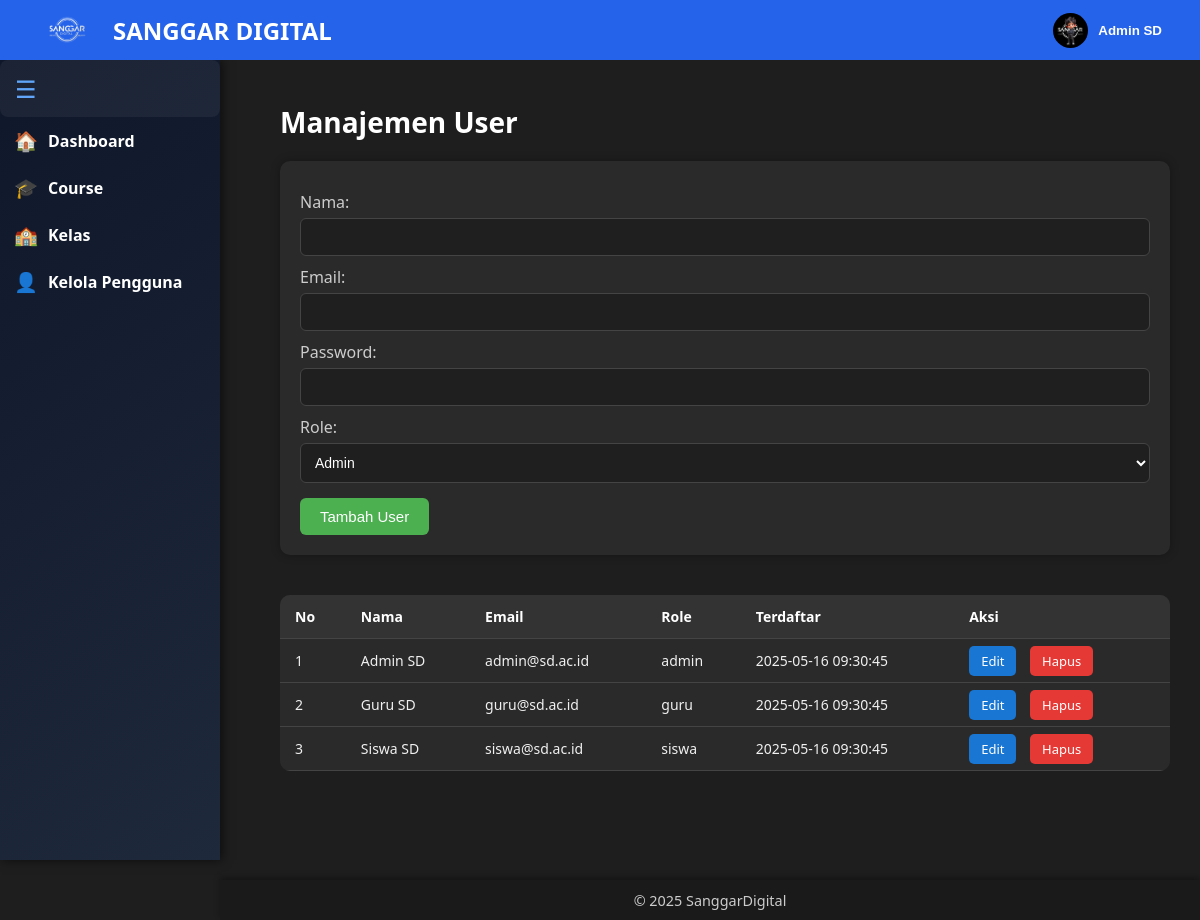
The app's page /users/manage_user.php (signed in) with its own data.
### tables this page shows
CREATE TABLE `users` (
  `id` int(11) NOT NULL,
  `name` varchar(100) DEFAULT NULL,
  `email` varchar(100) DEFAULT NULL,
  `password` varchar(255) DEFAULT NULL,
  `role` enum('admin','guru','siswa') DEFAULT 'siswa',
  `created_at` timestamp NOT NULL DEFAULT current_timestamp(),
  `photo` varchar(255) DEFAULT NULL
);

### users/manage_user.php (the view, shortened to what this page needs)
<?php
include '../config/db.php';
include __DIR__ . '/../partials/navbaradmin.php';
include __DIR__ . '/../partials/sidebaradmin.php';
$edit_user = null;
$users = mysqli_query($conn, "SELECT * FROM users ORDER BY created_at DESC");
?>
<!DOCTYPE html>
<html lang="id">
<head>
</head>
<body>
<div class="main-content">
    <h2>Manajemen User</h2>
    <form method="POST" autocomplete="off">
        <label for="name">Nama:</label>
        <input type="text" id="name" name="name" value="<?= htmlspecialchars($edit_user['name'] ?? '') ?>" required>
        <label for="email">Email:</label>
        <input type="email" id="email" name="email" value="<?= htmlspecialchars($edit_user['email'] ?? '') ?>" required <?= $edit_user ? 'readonly' : '' ?>>
        <?php if (!$edit_user): ?>
            <label for="password">Password:</label>
            <input type="password" id="password" name="password" required>
        <?php endif; ?>
        <label for="role">Role:</label>
        <select id="role" name="role" required>
            <option value="admin" <?= ($edit_user['role'] ?? '') === 'admin' ? 'selected' : '' ?>>Admin</option>
        </select>
        <button type="submit" name="<?= $edit_user ? 'update' : 'tambah' ?>">
            <?= $edit_user ? 'Update User' : 'Tambah User' ?>
        </button>
    </form>
    <table>
        <thead>
        <tr>
            <th>No</th>
            <th>Nama</th>
            <th>Email</th>
            <th>Role</th>
            <th>Terdaftar</th>
            <th>Aksi</th>
        </tr>
        </thead>
        <tbody>
        <?php $no = 1; while($user = mysqli_fetch_assoc($users)): ?>
            <tr>
                <td><?= $no++ ?></td>
                <td><?= htmlspecialchars($user['name']) ?></td>
                <td><?= htmlspecialchars($user['email']) ?></td>
                <td><?= htmlspecialchars($user['role']) ?></td>
                <td><?= htmlspecialchars($user['created_at']) ?></td>
                <td class="action">
                    <a href="?edit=<?= $user['id'] ?>">Edit</a>
                    <a href="?hapus=<?= $user['id'] ?>" class="danger" onclick="return confirm('Yakin hapus user ini?')">Hapus</a>
                </td>
            </tr>
        <?php endwhile; ?>
        </tbody>
    </table>
</div>
</body>
</html>
<?php
include __DIR__ . '/../partials/footer.php';
?>

### partials/navbaradmin.php (shortened to what this page needs)
<?php
require_once '../config/db.php';
if (!isset($_SESSION['user_id'])) {
    $username = 'Admin';
    $photo = 'assets/profile.jpg';
} else {
    $user_id = $_SESSION['user_id'];
    $query = $conn->prepare("SELECT name, photo FROM users WHERE id = ?");
    $query->bind_param("i", $user_id);
    $query->execute();
    $result = $query->get_result();
    if ($result && $result->num_rows > 0) {
        $user = $result->fetch_assoc();
        $username = htmlspecialchars($user['name']);
        $photo = !empty($user['photo']) ? $user['photo'] : 'assets/profile.jpg';
    } else {
        $username = 'Admin';
        $photo = 'assets/profile.jpg';
    }
}
?>
<nav style="
  background-color: #2563eb;
  padding: 1rem 2rem;
  color: white;
  font-family: 'Segoe UI', Tahoma, Geneva, Verdana, sans-serif;
  position: fixed;
  top: 0;
  left: 0;
  width: 100%;
  height: 60px;
  display: flex;
  justify-content: space-between;
  align-items: center;
  z-index: 1000;
  box-sizing: border-box;
">
  <div style="display: flex; align-items: center; gap: 10px;">
    <img src="../logo.png" alt="Logo" style="height: 40px; object-fit: contain;">
    <div style="font-weight: 700; font-size: 1.5rem;">
      SANGGAR DIGITAL
    </div>
  </div>
  <div style="display: flex; align-items: center; position: relative;">
    <button id="profileToggle" style="
        background: none;
        border: none;
        color: white;
        cursor: pointer;
        display: flex;
        align-items: center;
    ">
      <img src="/sanggardigital/<?= htmlspecialchars($photo) ?>" alt="Profile"
        style="width:35px; height:35px; border-radius:50%; margin-right:10px; object-fit: cover;">
      <span style="font-weight:600; user-select:none;"><?= $username ?></span>
    </button>
  </div>
</nav>

### users/manage_user.php (style rules this page uses)
body { margin: 0; font-family: 'Segoe UI', sans-serif; background-color: #1e1e1e; color: #f0f0f0; }
.main-content { margin-left: 250px; padding: 80px 30px 40px 30px; min-height: 100vh; }
.main-content h2 { margin-bottom: 20px; font-size: 28px; color: #fff; }
form { background-color: #2a2a2a; padding: 20px; border-radius: 10px; margin-bottom: 40px; box-shadow: 0 0 10px rgba(0,0,0,0.3); }
form label { display: block; margin-top: 10px; color: #ccc; font-weight: 500; }
form input, form select { width: 100%; padding: 10px; margin-top: 5px; border-radius: 6px; border: 1px solid #444; background-color: #1f1f1f; color: white; font-size: 14px; }
form button { margin-top: 15px; padding: 10px 20px; background-color: #4caf50; border: none; color: white; border-radius: 6px; font-size: 15px; cursor: pointer; transition: background 0.3s; }
table { width: 100%; border-collapse: collapse; background-color: #2a2a2a; border-radius: 10px; overflow: hidden; }
table th, table td { padding: 12px 15px; border-bottom: 1px solid #444; text-align: left; font-size: 14px; }
table th { background-color: #333; color: #fff; }
td.action a { margin-right: 10px; text-decoration: none; padding: 6px 12px; border-radius: 5px; font-size: 13px; }
td.action a.danger { background-color: #e53935; color: white; }
td.action a:not(.danger) { background-color: #1976d2; color: white; }

### records on screen
users: photo (picture), name "Admin SD", email "admin@sd.ac.id", role "admin", created_at "2025-05-16 09:30:45"
users: name "Guru SD", email "guru@sd.ac.id", role "guru", created_at "2025-05-16 09:30:45"
users: name "Siswa SD", email "siswa@sd.ac.id", role "siswa", created_at "2025-05-16 09:30:45"
